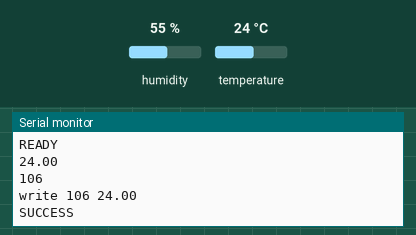
A sketch run on a simulated Arduino Uno, built with avr-gcc and run on an emulated ATmega328P. On the bench: the last lines printed to the serial monitor. Inputs (shaded band) come from the test bench; at power-on: temperature 24 °C, humidity 55 %. The modem accepts every AT command (registered, SIM ready, sends succeed) and sends nothing else.

Above: at 1.3 s.
1.4 s: temperature set to 12 °C
At 1.54 s:
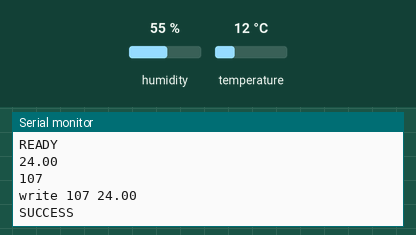
2.9 s: temperature set to 19 °C
At 2.94 s:
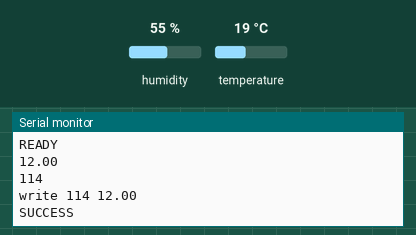
Timing chart, 0 to 5.9 s (numbered marks = the images above; inputs shaded):
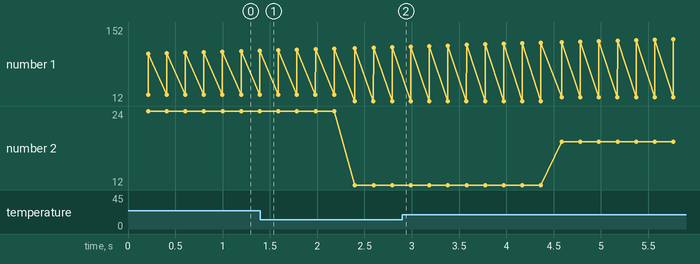

Measured:
- plotted number 2: 24 → 12 after the input at 1.4 s

The sketch:

osnovnoy.ino
```cpp
/// прошивка для esp+arduino

#include "DHT.h"
#define DHTTYPE DHT11   // DHT 11 - датчик температуры
#define DHT11PIN 11  // пин DHT11


#include <stdio.h>
#include <SoftwareSerial.h> // Serial для esp


#define frequency 115200
#define SSID  "Pppppp"
#define PSW "2444666668888888"
#define SERVER_IP "192.168.43.214"
#define SERVER_PORT "7000"
#define ESP_PORT "7001"
#define BUFFER_SIZE 512
char buffer[BUFFER_SIZE];

int my_time = 100;


SoftwareSerial esp(2, 3);
DHT dht(DHT11PIN, DHTTYPE);


void setup() {
  Serial.begin(frequency); // Serial monitor
  esp.begin(frequency); // ESP8266
  dht.begin(); // DHT11


  clearSerialBuffer();
  Serial.println(GetResponse("AT+RST", "OK", "RESET", 30, 0));
  Serial.println(GetResponse("AT+CWMODE=3", "OK", "CONNECTION_MODE", 30, 0));

  connectWiFi();

  // Serial.println(GetResponse("AT+CIPMUX=0",300, 0));
  // esp.println("AT+RST");
  // esp.println("AT");
  // while (esp.available()) { // смотрим что ответил есп после отправки
  //   Serial.write(esp.read());
  // }
  // esp.println("AT+CWMODE=3");     // делаем есп клиентом

  // Serial.write((char)esp.read());
  // while (esp.available() > 0) { // смотрим что ответил есп после отправки

  //   Serial.write(esp.read());
  // }
//   esp.println("AT+RST"); // сбрасываем есп
//   delay(500, 0);
//   esp.println("AT+CWJAP=SSID,PWD); // подключение к сети

//   esp.println("AT+CIPMUX=0");     // выключаем режим множественных подключений

//   esp.flush();
//
//   while(1){                       // ждем подключение к сети
//     esp.println("AT+CWJAP?");     // спрашиваем состояние
//     // while (esp.available() > 0){
//       // Serial.write(esp.read());

//     if (esp.find("OK")) break;  // если в ответе на команду нашли OK, выходим из цикла
//     else {
//       Serial.print("-");
//       Serial.print(esp.read());
//     }
//     delay(250);
//   }
// //  do_command("AT+CWJAP?");

//   Serial.println("GOOOAL");

//   while(1){                       // ждем пока выдадут IP
//     esp.println("AT+CIFSR");       // спрашиваем состояние
//     // break;
//     if (esp.find("192")) break;  // если нам дали IP, выходим из цикла
//     else Serial.print("net");
//     delay(250);
//   }

//   esp.flush();
}


void loop() {
  delay(30);
  send_data("10", "20");
  // while(1){
  //   esp.println("AT+CIPSTART=\"UDP\",\"192.168.43.214\",7000,7001,0");
  //   delay(100, 0);
  //   if (esp.find("CON")){
  //     Serial.println("goooal");
  //     break;
  //   }
  //   else Serial.println("err");
  // }
//  esp.println("AT+CIPSTART=\"UDP\",\"192.168.43.1\",7000,7001,0");
//  esp.println("AT+CIPSTART=\"TCP\",\"192.168.43.1\",7000,7000,0");
//  do_command("AT+CIPSTART=\"UDP\",\"192.168.43.1\",7000,7001,0");

//  delay(500, 0);
//  esp.println("AT+CIPMODE=1");
//  delay(500, 0);


  // while(1){
  //   esp.println("AT+CIPSEND=25");
  //   delay(100, 0);
  //   if (esp.find("OK")){
  //     Serial.println("goooal.1");
  //     break;
  //   }
  //   else Serial.println("err");
  // }
//  esp.println("AT+CIPSEND=0,31");
//  do_command("AT+CIPSEND=0,31");


//  delay(500, 0);
  // while(1){
  //   esp.println("write 10.20.30.40 5.623");
  //   delay(100, 0);
  //   if (esp.find("SEND")){
  //     clearSerialBuffer();
  //     Serial.println("goooal.2");
  //     break;
  //   }
  //   else {
  //     Serial.println("err");
  //     clearSerialBuffer();
  //     return loop();
  //   }
  // }

//  esp.println("write 10.20.30.40 5.623");
//  delay(500, 0);


//   esp.println("AT+CIPMODE=0");
//   delay(500, 0);

//    while(1){
//    esp.println("AT+CIPCLOSE");
//    delay(100, 0);
//    if (esp.find("CLOSED")){
//      Serial.println("goooal.3");
//      break;
//    }
//    else Serial.println("err");
//  }

//  esp.println("AT+CIPCLOSE");
//   delay(500, 0);

//   Serial.println("sent\n");
//   while (esp.available() > 0) { // смотрим что ответил есп после отправки
//     Serial.write(esp.read());
// //     Serial.println("printed\n");
//   }
  delay(100);
}

//отправка АТ-команд
String GetResponse(String AT_Command, char response[], String answer, int wait, int flag)
{
  while(1) {
    clearSerialBuffer();
    esp.println(AT_Command);
    delay(wait);

    if (esp.find(response)){
      return answer;
    }
      else {
        Serial.println("err");
        if (flag==1) return "err";
      }
  }
}

//отправка данных
void send_data(String time, String data){

  String cmd = "AT+CIPSTART=\"UDP\",\"";
  cmd += SERVER_IP;
  cmd += "\",";
  cmd += SERVER_PORT;
  cmd += ",";
  cmd += ESP_PORT;
  cmd += ",0";

  Serial.println(GetResponse(cmd, "CON", "CONNECTION_OPENED", 10, 0));

  Serial.println(GetResponse("AT+CIPSEND=16", "OK", "READY", 20, 0));

  my_time += 1;
  Serial.println(dht.readTemperature());
  Serial.println(my_time);
  String t = (String) dht.readTemperature();
  cmd = "write ";
  cmd += String(my_time);
  cmd += " ";
  cmd += t;
  Serial.println(cmd);

  // while (1){
  clearSerialBuffer();
  if ((GetResponse(cmd, "OK", "SEND", 10, 1)) == "err" && (GetResponse(cmd, "OK", "SEND", 10, 1)) == "err") {
    esp.println(".................................................");
    delay(500);
    clearSerialBuffer();
//    GetResponse("AT+CIPCLOSE", "OK", "CLOSED", 100, 0);
    return setup();
//    return send_data(time, data);
  }
  else Serial.println("SUCCESS");
    // if (GetResponse(cmd, "OK", "READY", 100, 0) == String("READY")) return Serial.println("send");
    // else{
    //   Serial.println("err");
    //   return send_data(time, data);
    // }
  // }
  esp.println(".................................................");
  delay(10);
  clearSerialBuffer();
//  Serial.println(GetResponse("AT+CIPCLOSE", "OK", "CLOSED", 100, 0));
  //    esp.println("AT+CIPCLOSE");
  //  delay(100, 0);
  //  if (esp.find("CLOSED")){
  //    Serial.println("goooal.3");
  //    break;
  //  }
  // Serial.println(GetResponse(cmd, "SEND", "READY", 100, 0));
  //   while(1){
  //   esp.println("write 10.20.30.40 5.623");
  //   delay(100, 0);
  //   if (esp.find("SEND")){
  //     clearSerialBuffer();
  //     Serial.println("goooal.2");
  //     break;
  //   }
  //   else {
  //     Serial.println("err");
  //     clearSerialBuffer();
  //     return loop();
  //   }
  // }
  // Serial.println("goooal");
  //   while(1){
  //   esp.println("AT+CIPSEND=25");
  //   delay(100, 0);
  //   if (esp.find("OK")){
  //     Serial.println("goooal.1");
  //     break;
  //   }
  //   else Serial.println("err");
  // }

  // while(1){
  //   esp.println("AT+CIPSTART=\"UDP\",\"192.168.43.214\",7000,7001,0");
  //   delay(100, 0);
  //   if (esp.find("CON")){
  //     Serial.println("goooal");
  //     break;
  //   }
  //   else Serial.println("err");
  // }

}

//подключение к wifi
boolean connectWiFi()
{
  String cmd = "AT+CWJAP=\"";
  cmd += SSID;
  cmd += "\",\"";
  cmd += PSW;
  cmd += "\"";
  // Serial.println(cmd);
  Serial.println(GetResponse(cmd, "OK", "CONNECTED_WIFI", 50, 0));
}

//очистка esp
void clearSerialBuffer(void)
{
       while ( esp.available() > 0 )
       {
         esp.read();
       }
}

//очистка буфера
void clearBuffer(void) {
       for (int i =0;i<BUFFER_SIZE;i++ )
       {
         buffer[i]=0;
       }
}
```
